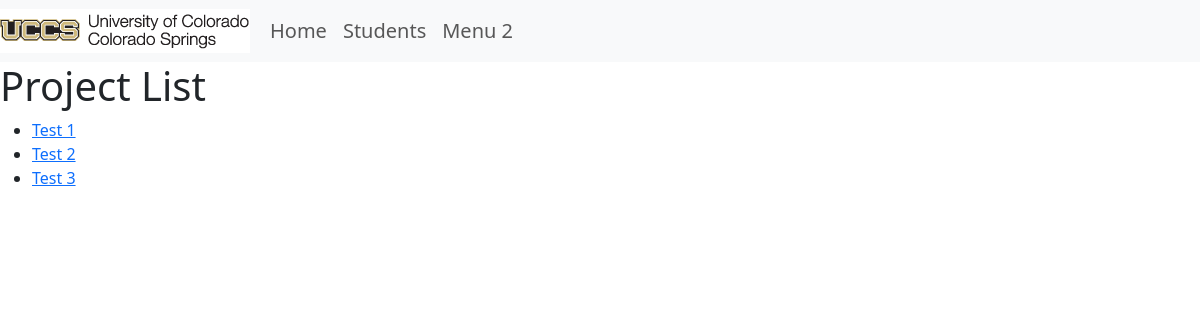
The page /projects/ on the database as committed earlier.
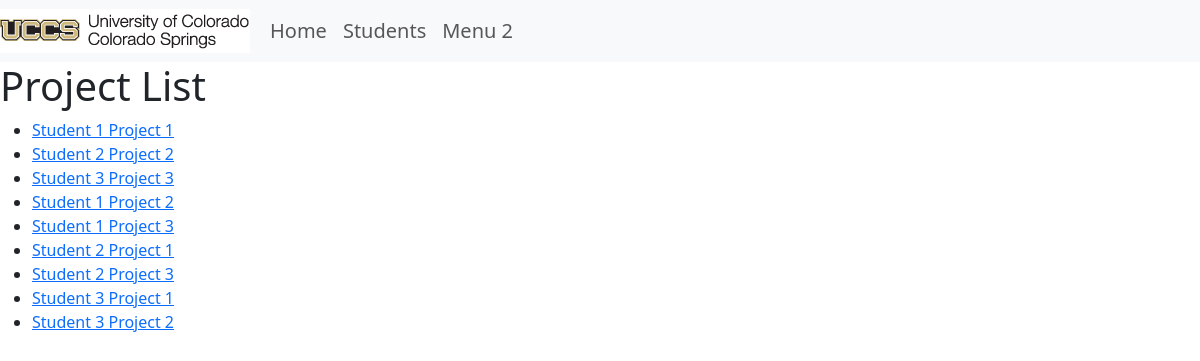
The same page on the database as committed later.
### portfolio_app/models.py (models this page shows, shortened)
class Project(models.Model):
    title = models.CharField(max_length=200)
    description = models.TextField(blank = False)
    portfolio = models.ForeignKey(Portfolio, null=True, on_delete=models.CASCADE, default = None)
    def get_absolute_url(self):
        return reverse("project-detail",  args=[str(self.id)])

### portfolio_app/views.py (the view)
# urls.py: path('projects/', views.ProjectListView.as_view(), name= 'project'),
class ProjectListView(generic.ListView):
    model = Project

### portfolio_app/templates/portfolio_app/project_list.html
{% extends 'portfolio_app/base_template.html' %}
{% block content %}
<h1>Project List</h1>
{% if project_list %}
<ul>
{% for project in project_list %}
<li>
<a href="{{ project.get_absolute_url }}">{{ project.title }}</a>
</li>
{% endfor %}
</ul>
{% else %}
<p>There are no projects registered.</p>
{% endif %}
{% endblock %}

### portfolio_app/templates/portfolio_app/base_template.html (shortened to what this page needs)
{%load static%}
<!DOCTYPE html>
<html lang="en">
<head>
{% load bootstrap5 %}
{% bootstrap_css %}
</head>
<body>
<nav class="navbar navbar-expand-lg navbar-light bg-light lead">
<img src="{% static 'images/uccs_logo.gif' %}" />
<div class="container-fluid">
<div class="collapse navbar-collapse" id="navbarNav">
<ul class="navbar-nav">
<li class="nav-item">
<a class="nav-link" href="{% url 'index' %}">Home</a>
</li>
<li class="nav-item">
<a class="nav-link" href="{% url 'students' %}">Students</a>
</li>
<li class="nav-item">
<a class="nav-link" href="#">Menu 2</a>
</li>
</ul>
</div>
</div>
</nav>
{% block content %}
{% endblock %}
</body>
</html>

Rows that differ between the two databases and show on the page:
changed Project: title "Test 1" → "Student 1 Project 1"
changed Project: title "Test 2" → "Student 2 Project 2"
changed Project: title "Test 3" → "Student 3 Project 3"
added Project: title "Student 1 Project 2"
added Project: title "Student 1 Project 3"
added Project: title "Student 2 Project 1"
added Project: title "Student 2 Project 3"
added Project: title "Student 3 Project 1"
added Project: title "Student 3 Project 2"
